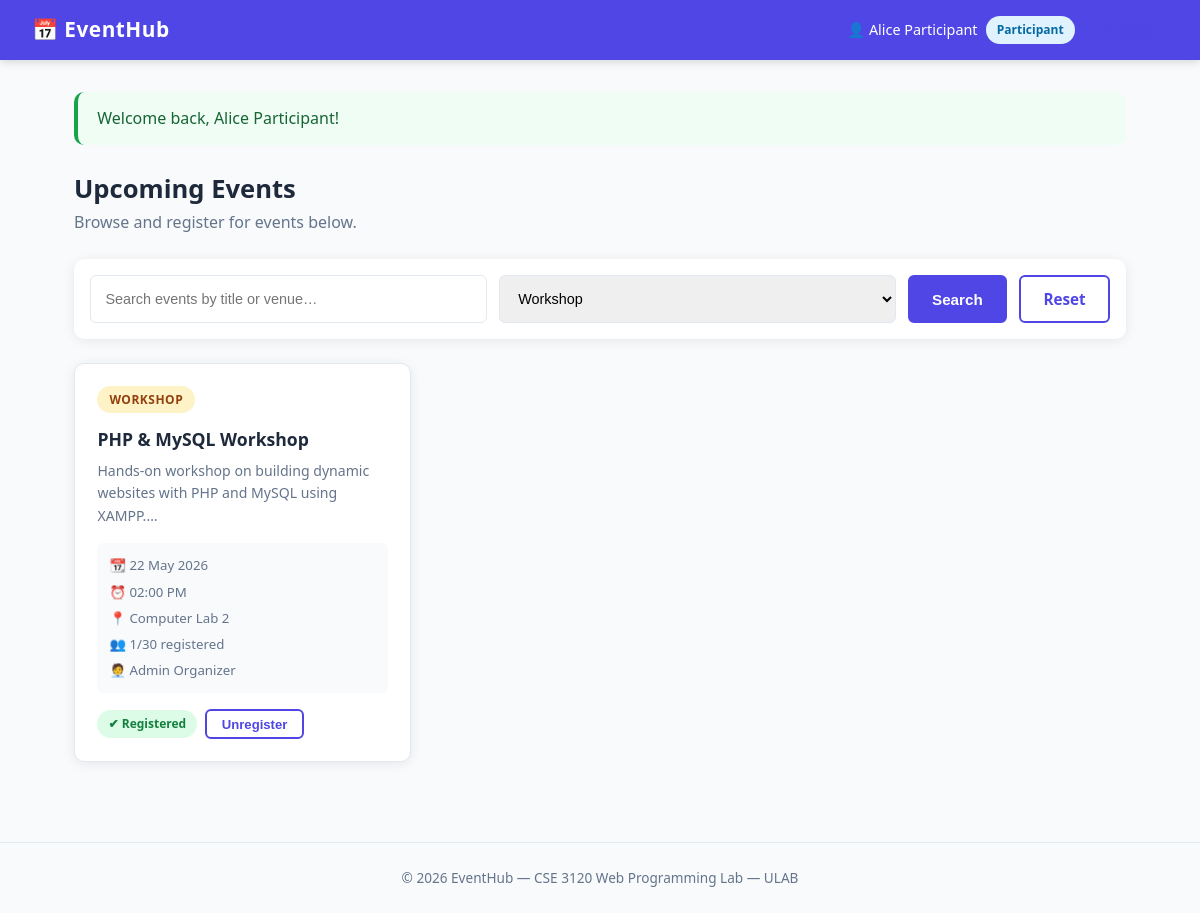
/events.php?type=workshop (signed in), run on the app's committed database.
### tables this page shows
CREATE TABLE IF NOT EXISTS events (
    id           INT AUTO_INCREMENT PRIMARY KEY,
    title        VARCHAR(200)  NOT NULL,
    description  TEXT,
    event_type   ENUM('seminar','workshop','meeting','conference','other') NOT NULL DEFAULT 'seminar',
    event_date   DATE          NOT NULL,
    event_time   TIME          NOT NULL,
    venue        VARCHAR(200)  NOT NULL,
    capacity     INT           NOT NULL DEFAULT 50,
    organizer_id INT           NOT NULL,
    created_at   TIMESTAMP     DEFAULT CURRENT_TIMESTAMP,
    FOREIGN KEY (organizer_id) REFERENCES users(id) ON DELETE CASCADE
);

CREATE TABLE IF NOT EXISTS users (
    id          INT AUTO_INCREMENT PRIMARY KEY,
    full_name   VARCHAR(100)  NOT NULL,
    email       VARCHAR(150)  NOT NULL UNIQUE,
    password    VARCHAR(255)  NOT NULL,
    role        ENUM('organizer','participant') NOT NULL DEFAULT 'participant',
    created_at  TIMESTAMP DEFAULT CURRENT_TIMESTAMP
);

### config.php (called while the page is built, shortened)
<?php
function sanitize($conn, $data) {
    return $conn->real_escape_string(trim(htmlspecialchars($data)));
}
?>

### events.php (the view, shortened to what this page needs)
<?php
require_once 'config.php';
$flash_msg  = $_SESSION['flash_msg']  ?? '';
$flash_type = $_SESSION['flash_type'] ?? '';
$is_organizer = ($_SESSION['user_role'] === 'organizer');
$user_id      = $_SESSION['user_id'];
$search     = sanitize($conn, $_GET['search'] ?? '');
$type_filter = sanitize($conn, $_GET['type']  ?? '');
$where = "WHERE 1=1";
if ($type_filter) $where .= " AND e.event_type = '$type_filter'";
$sql = "
    SELECT e.*,
           u.full_name AS organizer_name,
           (SELECT COUNT(*) FROM registrations r WHERE r.event_id = e.id) AS reg_count,
           (SELECT COUNT(*) FROM registrations r WHERE r.event_id = e.id AND r.user_id = $user_id) AS user_registered
    FROM events e
    JOIN users u ON u.id = e.organizer_id
    $where
    ORDER BY e.event_date ASC
";
$events = $conn->query($sql);
?>
<!DOCTYPE html>
<html lang="en">
<head>
    <link rel="stylesheet" href="style.css">
</head>
<body>
<nav class="navbar">
    <div class="nav-brand">📅 EventHub</div>
    <div class="nav-links">
        <span class="nav-user">👤 <?= htmlspecialchars($_SESSION['user_name']) ?>
            <span class="badge badge-<?= $is_organizer ? 'organizer' : 'participant' ?>">
                <?= ucfirst($_SESSION['user_role']) ?>
            </span>
        </span>
        <form action="auth.php" method="POST" style="display:inline">
            <button type="submit" class="btn btn-sm btn-outline">Logout</button>
        </form>
    </div>
</nav>
<div class="container">
    <?php if ($flash_msg): ?>
        <div class="alert alert-<?= $flash_type ?>"><?= htmlspecialchars($flash_msg) ?></div>
    <?php endif; ?>
    <div class="page-header">
        <h1>Upcoming Events</h1>
        <p>Browse and register for events below.</p>
    </div>
    <form method="GET" class="filter-bar">
        <input type="text" name="search" value="<?= htmlspecialchars($search) ?>" placeholder="Search events by title or venue…">
        <select name="type">
            <?php foreach (['seminar','workshop','meeting','conference','other'] as $t): ?>
                <option value="<?= $t ?>" <?= $type_filter === $t ? 'selected' : '' ?>><?= ucfirst($t) ?></option>
            <?php endforeach; ?>
        </select>
        <button type="submit" class="btn btn-primary">Search</button>
        <a href="events.php" class="btn btn-outline">Reset</a>
    </form>
    <div class="events-grid">
        <?php if ($events->num_rows === 0): ?>
            <div class="empty-state">
                <div style="font-size:3rem">📭</div>
                <p>No events found.</p>
                <?php if ($is_organizer): ?>
                    <a href="add_event.php" class="btn btn-primary">Create First Event</a>
                <?php endif; ?>
            </div>
        <?php else: ?>
            <?php while ($event = $events->fetch_assoc()): ?>
            <div class="event-card">
                <div class="event-type-badge type-<?= $event['event_type'] ?>"><?= ucfirst($event['event_type']) ?></div>
                <h3><?= htmlspecialchars($event['title']) ?></h3>
                <p class="event-desc"><?= htmlspecialchars(substr($event['description'], 0, 100)) ?>…</p>
                <div class="event-meta">
                    <span>📆 <?= date('d M Y', strtotime($event['event_date'])) ?></span>
                    <span>⏰ <?= date('h:i A', strtotime($event['event_time'])) ?></span>
                    <span>📍 <?= htmlspecialchars($event['venue']) ?></span>
                    <span>👥 <?= $event['reg_count'] ?>/<?= $event['capacity'] ?> registered</span>
                    <span>🧑‍💼 <?= htmlspecialchars($event['organizer_name']) ?></span>
                </div>
                <div class="event-actions">
                    <?php if (!$is_organizer): ?>
                        <?php if ($event['user_registered']): ?>
                            <span class="badge badge-registered">✔ Registered</span>
                            <form action="register_event.php" method="POST" style="display:inline">
                                <button type="submit" class="btn btn-sm btn-outline">Unregister</button>
                            </form>
                        <?php elseif ($event['reg_count'] >= $event['capacity']): ?>
                            <span class="badge badge-full">Full</span>
                        <?php endif; ?>
                    <?php endif; ?>
                </div>
            </div>
            <?php endwhile; ?>
        <?php endif; ?>
    </div>
</div>
<footer class="footer">
    <p>&copy; <?= date('Y') ?> EventHub &mdash; CSE 3120 Web Programming Lab &mdash; ULAB</p>
</footer>
</body>
</html>

### style.css (style rules this page uses)
*, *::before, *::after { box-sizing: border-box; margin: 0; padding: 0; }
:root { --primary: #4f46e5; --primary-dark: #3730a3; --secondary: #0ea5e9; --success: #16a34a; --warning: #d97706; --danger: #dc2626; --bg: #f8fafc; --surface: #ffffff; --border: #e2e8f0; --text: #1e293b; --text-muted: #64748b; --radius: 10px; --shadow: 0 2px 12px rgba(0,0,0,0.08); }
body { font-family: 'Segoe UI', Tahoma, Geneva, Verdana, sans-serif; background: var(--bg); color: var(--text); line-height: 1.6; min-height: 100vh; }
a { text-decoration: none; color: inherit; }
.navbar { background: var(--primary); color: #fff; padding: 0 2rem; height: 60px; display: flex; align-items: center; justify-content: space-between; position: sticky; top: 0; z-index: 100; box-shadow: 0 2px 8px rgba(0,0,0,0.15); }
.nav-brand { font-size: 1.3rem; font-weight: 700; letter-spacing: 0.5px; }
.nav-links { display: flex; align-items: center; gap: 1rem; }
.nav-user { font-size: 0.9rem; display: flex; align-items: center; gap: 0.5rem; }
.container { max-width: 1100px; margin: 0 auto; padding: 2rem 1.5rem; }
.btn { display: inline-block; padding: 0.6rem 1.4rem; border-radius: 6px; font-size: 0.95rem; font-weight: 600; cursor: pointer; border: 2px solid transparent; transition: all 0.2s ease; text-align: center; }
.btn-primary { background: var(--primary); color: #fff; border-color: var(--primary); }
.btn-outline { background: transparent; color: var(--primary); border-color: var(--primary); }
.btn-sm { padding: 0.35rem 0.9rem; font-size: 0.82rem; }
.badge { display: inline-block; padding: 0.25rem 0.7rem; border-radius: 999px; font-size: 0.75rem; font-weight: 600; }
.badge-participant { background: #e0f2fe; color: #0369a1; }
.badge-registered { background: #dcfce7; color: #15803d; }
.alert { padding: 0.85rem 1.2rem; border-radius: var(--radius); margin-bottom: 1.5rem; font-weight: 500; border-left: 4px solid; }
.alert-success { background: #f0fdf4; color: #166534; border-color: var(--success); }
.page-header { margin-bottom: 1.5rem; }
.page-header h1 { font-size: 1.6rem; font-weight: 800; }
.page-header p { color: var(--text-muted); }
.filter-bar { display: flex; gap: 0.75rem; flex-wrap: wrap; margin-bottom: 1.5rem; background: var(--surface); padding: 1rem; border-radius: var(--radius); box-shadow: var(--shadow); }
.filter-bar input, .filter-bar select { padding: 0.55rem 0.9rem; border: 1.5px solid var(--border); border-radius: 6px; font-size: 0.9rem; outline: none; flex: 1; min-width: 160px; transition: border-color 0.2s; }
.events-grid { display: grid; grid-template-columns: repeat(auto-fill, minmax(320px, 1fr)); gap: 1.25rem; }
.event-card { background: var(--surface); border-radius: var(--radius); box-shadow: var(--shadow); padding: 1.4rem; border: 1.5px solid var(--border); transition: box-shadow 0.2s, transform 0.2s; position: relative; }
.event-card h3 { font-size: 1.1rem; font-weight: 700; margin: 0.75rem 0 0.4rem; }
.event-desc { font-size: 0.88rem; color: var(--text-muted); margin-bottom: 1rem; }
.event-meta { display: flex; flex-direction: column; gap: 0.3rem; font-size: 0.83rem; color: var(--text-muted); margin-bottom: 1rem; padding: 0.75rem; background: var(--bg); border-radius: 6px; }
.event-meta span { display: flex; align-items: center; gap: 0.4rem; }
.event-actions { display: flex; flex-wrap: wrap; gap: 0.5rem; align-items: center; }
.event-type-badge { display: inline-block; padding: 0.25rem 0.75rem; border-radius: 999px; font-size: 0.75rem; font-weight: 700; text-transform: uppercase; letter-spacing: 0.5px; }
.type-workshop { background: #fef3c7; color: #92400e; }
.footer { text-align: center; padding: 1.5rem; color: var(--text-muted); font-size: 0.85rem; border-top: 1px solid var(--border); margin-top: 3rem; }

### data on the page
events: event_type "WORKSHOP", title "PHP & MySQL Workshop", description "Hands-on workshop on building dynamic websites with PHP and MySQL using XAMPP.", event_date "22 May 2026", event_time "02:00 PM", venue "Computer Lab 2", reg_count "1", capacity "30", organizer.full_name "Admin Organizer"

### other printed values
$_SESSION['user_name'] "Alice Participant"
$_SESSION['user_role'] "Participant"
$flash_msg "Welcome back, Alice Participant!"
form field type "Workshop"
